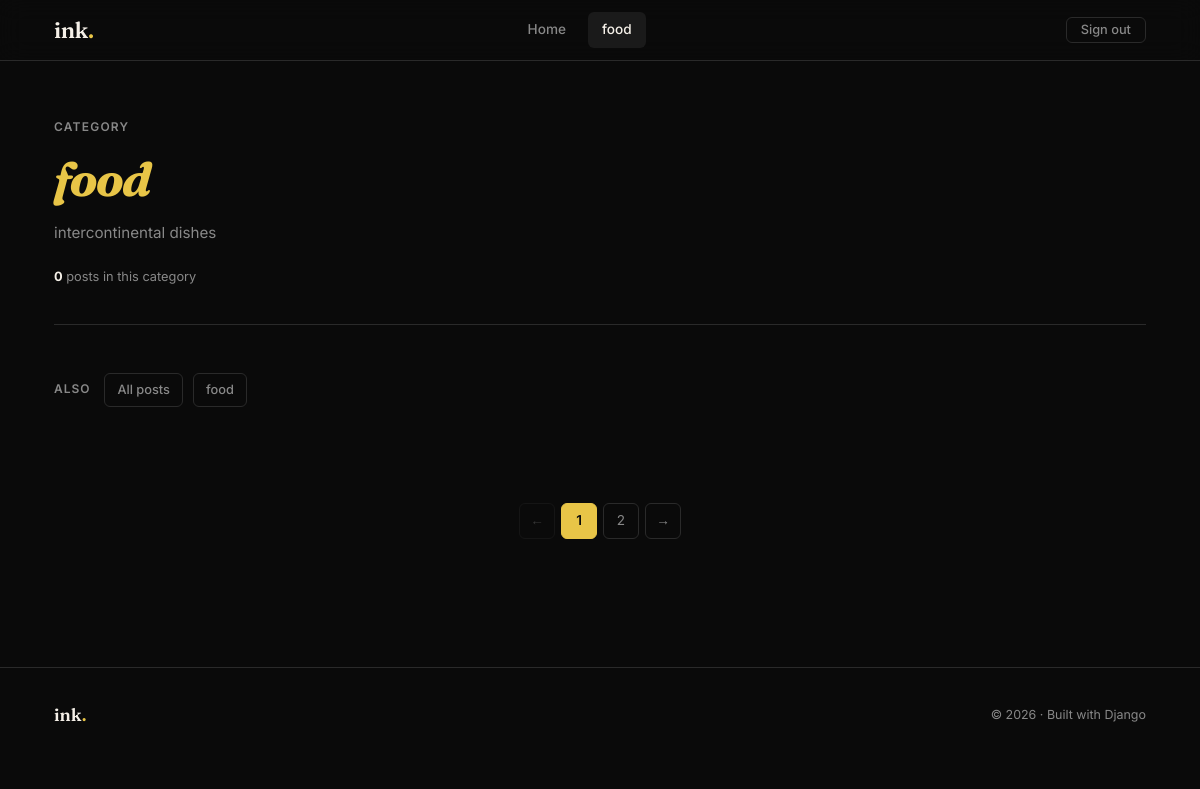
Page /category/food/ on the earlier database version.
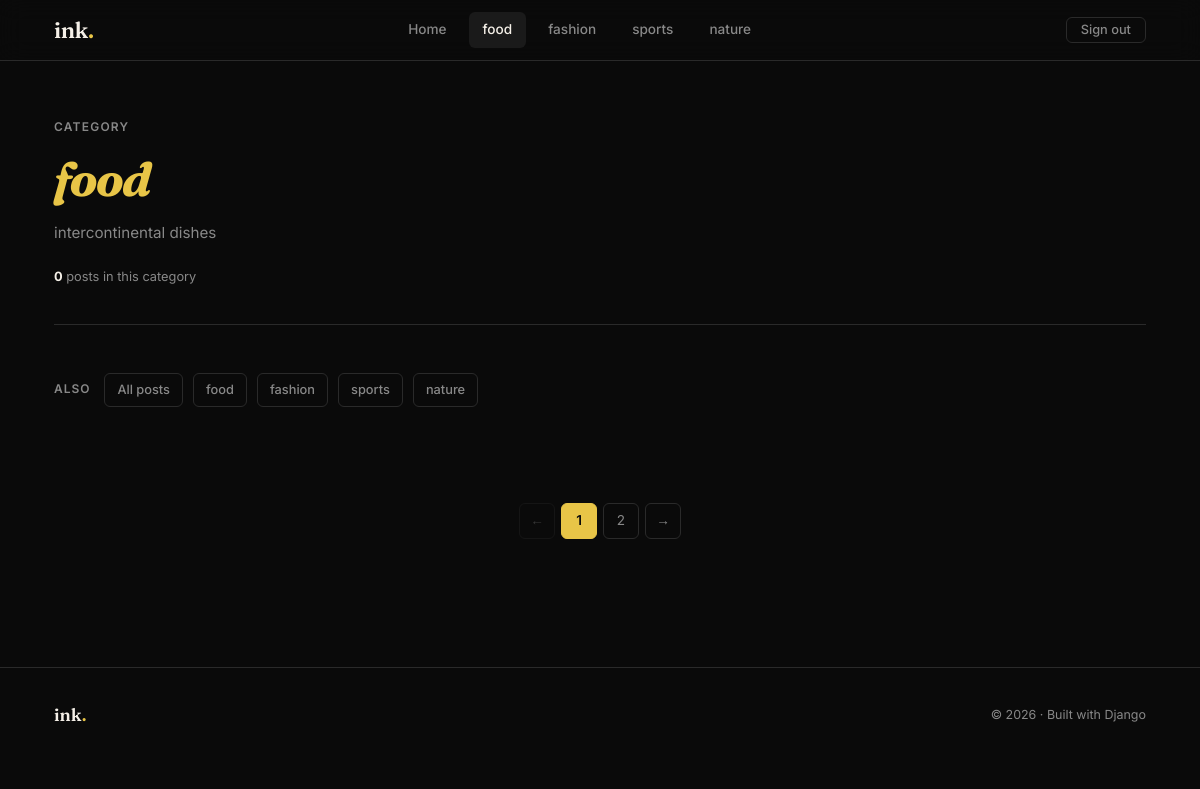
Same page on the later database version.
### core/models.py (models this page shows, shortened)
class Category(models.Model):
    name = models.CharField(max_length=100)
    description = models.TextField()
    date_posted = models.DateTimeField(auto_now_add=True)

### core/views.py (the view)
# urls.py: path('category/<str:name>/', views.category, name='category_detail'),
def category(request,name):
    category = Category.objects.get(name=name)
    Categories = Category.objects.all()
    category_post = Article.objects.filter(category=category)
    context = {
        'category': category,
        'categories': Categories,
        'category_post': category_post
    }
    return render(request, 'category_detail.html', context)

### core/templates/category_detail.html (shortened to what this page needs)
{% load static %}
<!DOCTYPE html>
<html lang="en">
<head>
  <link rel="stylesheet" href="{% static 'blog.css' %}" />
</head>
<body>
  <nav class="navbar">
    <div class="navbar__inner">
      <a href="{% url 'home' %}" class="navbar__brand">ink<span>.</span></a>
      <div class="navbar__links">
        <a href="{% url 'home' %}">Home</a>
        {% for item in categories %}
          <a href="{% url 'category_detail' item.name %}" {% if category == item %}class="active"{% endif %}>{{ item.name }}</a>
        {% endfor %}
      </div>
      <div class="navbar__auth">
        <a href="login.html" class="btn btn--ghost btn--sm">Sign out</a>
      </div>
    </div>
  </nav>
  <main class="container">
    <div class="category-hero">
      <p class="category-hero__tag">Category</p>
      <h1 class="category-hero__name"><span>{{ category.name }}</span></h1>
      <p class="category-hero__desc">{{ category.description }}</p>
      <p class="category-hero__count"><strong>{{ category_post.count }}</strong> posts in this category</p>
    </div>
    <div class="category-bar" style="margin-bottom:48px;">
      <span class="category-bar__label">Also</span>
      <a href="{% url 'home' %}" class="category-bar__link">All posts</a>
      {% for item in categories %}
        <a href="{% url 'category_detail' item.name %}" class="category-bar__link">{{ item.name }}</a>
      {% endfor %}
    </div>
    <div class="pagination">
      <span class="pagination__link pagination__link--disabled">←</span>
      <span class="pagination__link active">1</span>
      <a href="#" class="pagination__link">2</a>
      <a href="#" class="pagination__link">→</a>
    </div>
  </main>
  <footer class="footer">
    <div class="footer__inner">
      <span class="footer__brand">ink<span>.</span></span>
      <span class="footer__copy">&copy; 2026 · Built with Django</span>
    </div>
  </footer>
</body>
</html>

Differences in the rows shown:
added Category: name "fashion"
added Category: name "sports"
added Category: name "nature"
